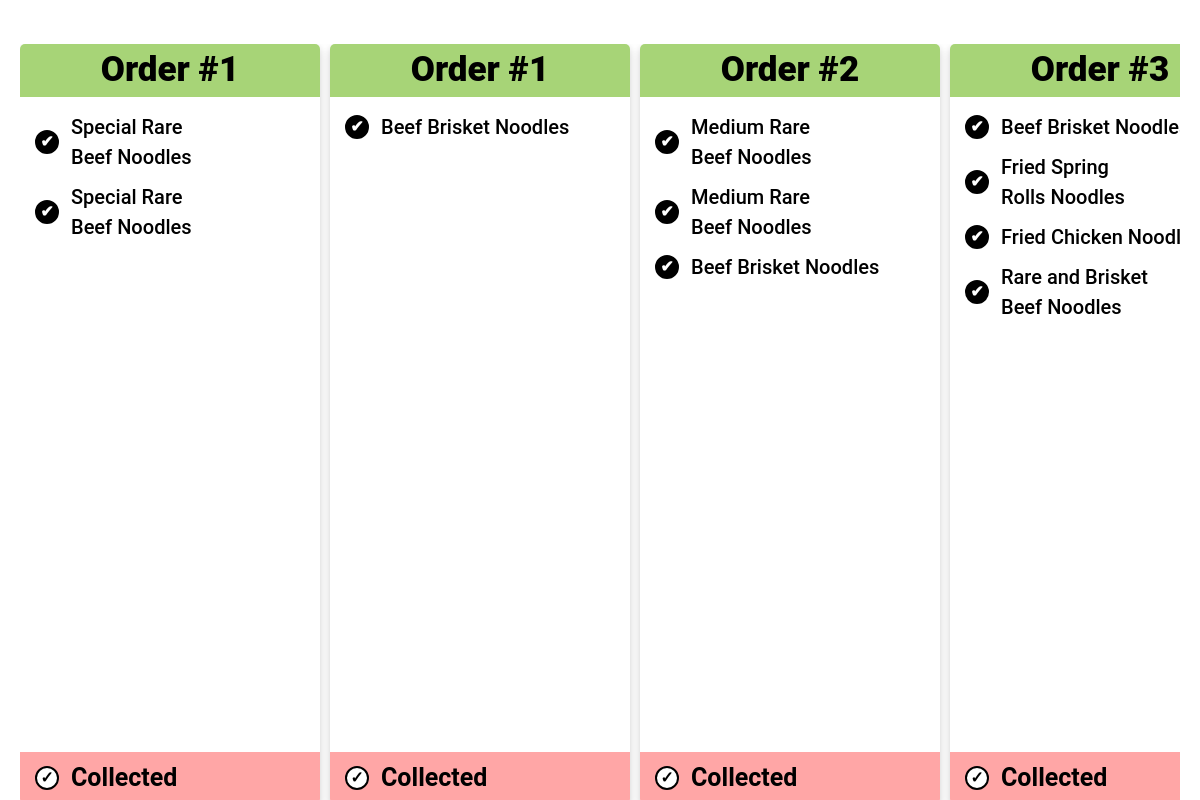
Screenshot of /kitchen_screen with the database file from the repository.
### tables this page shows
CREATE TABLE SaleItem (sale_id INTEGER REFERENCES Sales (id), item_id REFERENCES Items (id), status INTEGER, quantity INTEGER);

CREATE TABLE Items (id INTEGER PRIMARY KEY, name TEXT, price REAL, category INTEGER REFERENCES Categories (id), image TEXT);

### app.py (the view)
@app.route("/kitchen_screen")
def kitchen_screen():
    sqlquery = """SELECT
        Sales.id AS sale_id,
        Sales.number AS sale_number,
        Sales.status AS sale_status,
        SaleItem.rowid AS saleitem_rowid,
        Items.id AS item_id,
        Items.name AS item_name,
        SaleItem.status AS item_status
    FROM Sales
    JOIN SaleItem ON Sales.id = SaleItem.sale_id
    JOIN Items ON SaleItem.item_id = Items.id
    ORDER BY Sales.number, SaleItem.rowid;"""
    results = query_db(sqlquery)
    grouped_sales = {}
    for row in results:
        sale_id = row["sale_id"]
        if sale_id not in grouped_sales:
            grouped_sales[sale_id] = {
                "sale_number": row["sale_number"],
                "status" : row["sale_status"],
                "items" : []
            }
        grouped_sales[sale_id]["items"].append({
            "saleitem_rowid": row["saleitem_rowid"],
            "item_id": row["item_id"],
            "name": row["item_name"],
            "status": row["item_status"]
        })
    return render_template("kitchen_screen.html", sales=grouped_sales)

### app.py (called while the page is built)
def get_db():
    db = getattr(g, '_database', None)
    if db is None:
        db = g._database = sqlite3.connect(DATABASE)
        db.row_factory = sqlite3.Row
    return db

@app.teardown_appcontext
def close_connection(exception):
    db = getattr(g, '_database', None)
    if db is not None:
        db.close()

def query_db(query, args=(), one=False, commit=False):
    cur = get_db().execute(query, args)
    if commit:
        get_db().commit()
        lastrowid = cur.lastrowid
        cur.close()
        return lastrowid
    else:
        rv = cur.fetchall()
        cur.close()
        return (rv[0] if rv else None) if one else rv

### templates/kitchen_screen.html (shortened to what this page needs)
﻿<!DOCTYPE html>
<html lang="en">
<head>
    <link rel="stylesheet" href="{{ url_for('static', filename='kitchenstyle.css') }}">
    <link rel="stylesheet" href="{{ url_for('static', filename='reset.css') }}">
</head>
<body>
    <div class="page-wrapper">
        <div class="container">
            {% for sale_id, details in sales.items() %}
                <div class="card" data-sale-id="{{ sale_id }}">
                    {% if details.status is none %}
                        <div class="card-header">
                            <h1>Order #{{ details.sale_number }}</h1>
                        </div>
                    {% else %}
                        <div class="ready-card-header">
                            <h1>Order #{{ details.sale_number }}</h1>
                        </div>
                    {% endif %}
                    <div class="card-body">
                        {% for item in details['items'] %}
                            <div class="item-row{% if item['status'] is not none %} ready{% else %} unready{% endif %}"
                                data-sale-id="{{ sale_id }}"
                                data-saleitem-rowid="{{ item['saleitem_rowid'] }}"
                                data-ready="{{ 1 if item['status'] is not none else 0 }}">
                                <span class="check-icon"></span>
                                <h2>{{ item['name'] }}</h2>
                            </div>
                        {% endfor %}
                    </div>
                    <div class="card-footer">
                        <div class="item-row" data-sale-id="{{ sale_id }}">
                            <span class="check-icon"></span>
                            <h3>Collected</h3>
                        </div>
                     </div>
                </div>
            {% endfor %}
        </div>
    </div>
</body>
</html>

### static/kitchenstyle.css (style rules this page uses)
.page-wrapper { margin: 20px; }
h1 { text-align: center; font-size: 35px; font-weight: 900; }
h2 { font-size: 20px; font-weight: 550; }
h3 { font-size: 25px; font-weight: 650; }
.card-footer { text-align: center; padding: 2.5px 10px; }
.container { display: grid; grid-auto-flow: column; grid-auto-columns: 300px; gap: 10px; max-width: 100%; height: calc(100vh - 40px); align-items: start; overflow-x: scroll; overflow-y: hidden; scrollbar-gutter: stable; }
.card { display: flex; flex-direction: column; height: calc(100vh - 40px); box-shadow: 0 4px 8px 0 rgba(0,0,0,0.2); border-radius: 5px; align-self: start; }
.ready-card-header { background-color: #A7D477; border-radius: 5px 5px 0px 0px; }
.card-footer { background-color: #ffa6a6; border-radius: 0px 0px 5px 5px; }
.card-body { flex: 1; padding: 10px; overflow-y: scroll; }
.item-row { display: flex; align-items: center; gap: 0.75rem; margin: 0; cursor: pointer; padding: 5px; border-radius: 10px; }
.check-icon { display: inline-flex; align-items: center; justify-content: center; width: 1.5rem; height: 1.5rem; min-width: 1.5rem; min-height: 1.5rem; border: 2px solid #000; border-radius: 50%; background: #fff; color: #000; font-size: 1rem; line-height: 1; font-weight: 900; }
.check-icon::after { content: "✓"; }
.item-row.ready .check-icon { border-color: #000; background: #000; color: #fff; }
.item-row.ready .check-icon::after { content: "✔"; }

### rows the page displays
SaleItem: name "Special Rare Beef Noodles"
SaleItem: name "Special Rare Beef Noodles"
SaleItem: name "Beef Brisket Noodles"
SaleItem: name "Medium Rare Beef Noodles"
SaleItem: name "Medium Rare Beef Noodles"
SaleItem: name "Beef Brisket Noodles"
SaleItem: name "Beef Brisket…"
SaleItem: name "Fried Spring Rolls Noodles"
SaleItem: name "Fried Chicken…"
SaleItem: name "Rare and Brisket Beef Noodles"

### other values shown
{{ details.sale_number }} "1" "1" "2" "3"
